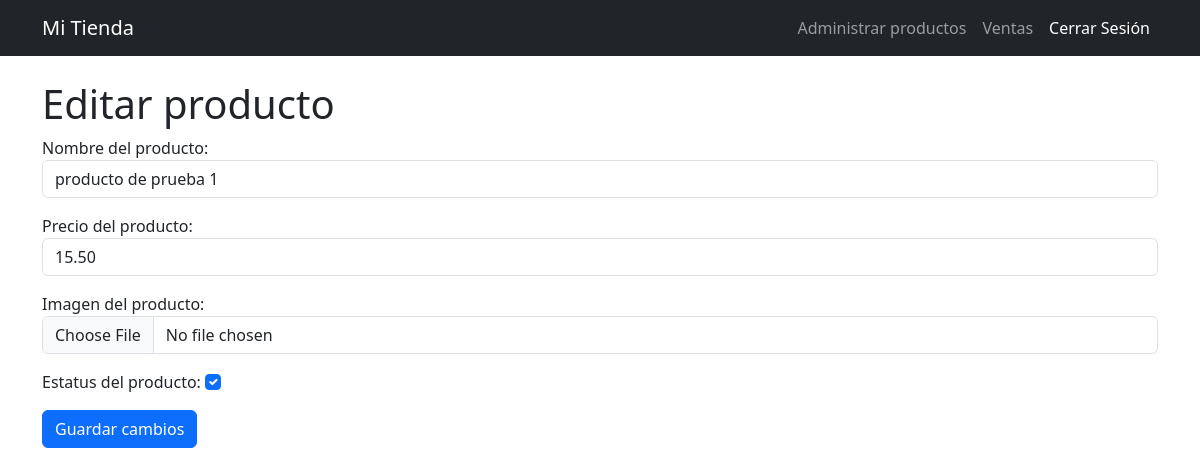
The app's page /editar_producto/1/ (signed in) with its own data.
### productos/models.py (models this page shows, shortened)
class Producto(models.Model):
    nombre = models.CharField(max_length=100)
    precio = models.DecimalField(max_digits=10, decimal_places=2)
    imagen = models.ImageField(upload_to='productos/img/', null=True, blank=True)
    estatus = models.BooleanField(default=True)
    class Meta:
        permissions = [
            ('ver_producto', 'Puede ver producto'),
            ('agregar_producto', 'Puede agregar producto'),
            ('cambiar_producto', 'Puede cambiar producto'),
        ]

### productos/views.py (the view, shortened to what this page needs)
# urls.py: path('editar_producto/<int:producto_id>/', EditarProductoView.as_view(), name='editar_producto'),
class EditarProductoView(PermissionRequiredMixin, FormView):
    template_name = 'productos/editar_producto.html'
    permission_required = 'productos.cambiar_producto'
    form_class = editarProductoForm
    success_url = reverse_lazy('lista_productos')
    def get_form_kwargs(self):
        kwargs = super().get_form_kwargs()
        id = self.kwargs.get('producto_id')
        producto = get_object_or_404(Producto, id=id)
        kwargs['instance'] = producto
        return kwargs

### productos/forms.py (shortened to what this page needs)
class editarProductoForm(forms.ModelForm):
    class Meta:
        model = Producto
        fields = ['nombre', 'precio', 'imagen', 'estatus']
        labels = {
            'nombre': 'Nombre del producto',
            'precio': 'Precio del producto',
            'imagen': 'Imagen del producto',
            'estatus': 'Estatus del producto',
        }
        widgets = {
            'nombre': forms.TextInput(attrs={'class': 'form-control'}),
            'precio': forms.NumberInput(attrs={'class': 'form-control'}),
            'imagen': forms.FileInput(attrs={'class': 'form-control'}),
            'estatus': forms.CheckboxInput(attrs={'class': 'form-check-input'}),
        }

### productos/templates/productos/editar_producto.html (shortened to what this page needs)
{% extends "base.html" %}
{% block content %}
    {% if user.is_staff%}
    <h1>Editar producto</h1>
    <form method='POST' enctype='multipart/form-data'>
        {{ form.as_p }}
        <button type="submit" class="btn btn-primary">Guardar cambios</button>
    </form>
    {% else %}
    <div class="alert alert-danger" role="alert">
        No tienes permisos para editar productos
    </div>
    {% endif %}
{% endblock %}

### records on screen
Producto: nombre "producto de prueba 1", precio "15.50", estatus "☑"
